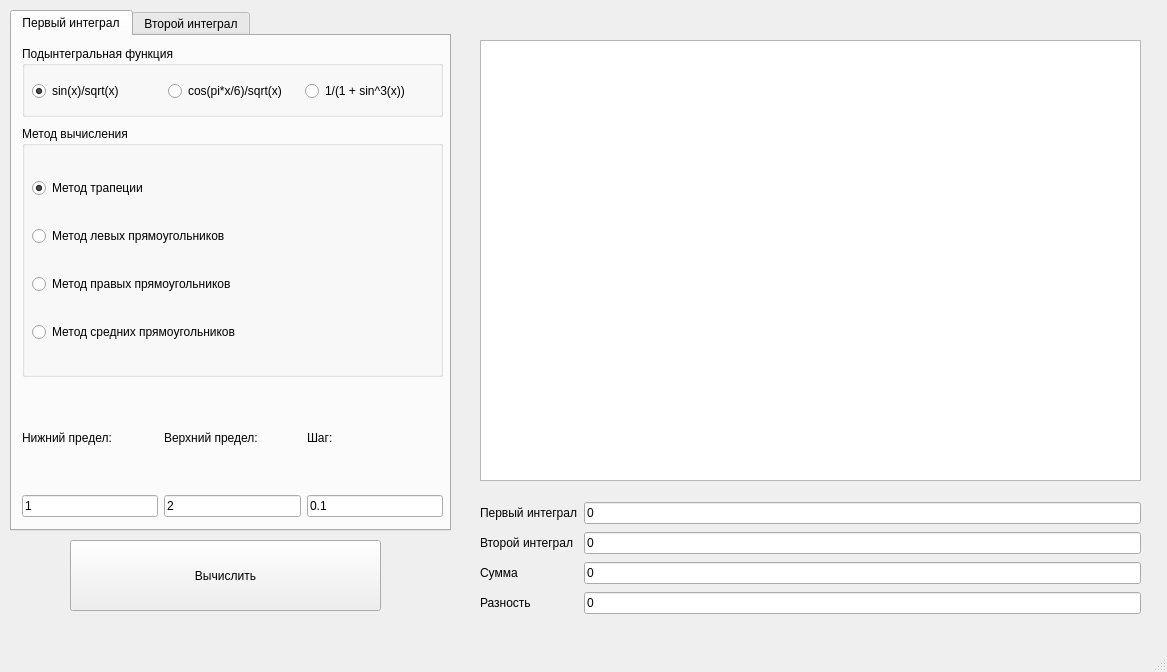
<?xml version="1.0" encoding="UTF-8"?>
<ui version="4.0">
 <class>MainWindow</class>
 <widget class="QMainWindow" name="MainWindow">
  <property name="geometry">
   <rect>
    <x>0</x>
    <y>0</y>
    <width>1167</width>
    <height>672</height>
   </rect>
  </property>
  <property name="windowTitle">
   <string>MainWindow</string>
  </property>
  <widget class="QWidget" name="centralwidget">
   <widget class="QTabWidget" name="tabWidget">
    <property name="geometry">
     <rect>
      <x>10</x>
      <y>10</y>
      <width>441</width>
      <height>521</height>
     </rect>
    </property>
    <property name="currentIndex">
     <number>0</number>
    </property>
    <widget class="QWidget" name="tab">
     <attribute name="title">
      <string>Первый интеграл</string>
     </attribute>
     <widget class="QGroupBox" name="groupBox">
      <property name="geometry">
       <rect>
        <x>10</x>
        <y>10</y>
        <width>421</width>
        <height>71</height>
       </rect>
      </property>
      <property name="title">
       <string>Подынтегральная функция</string>
      </property>
      <widget class="QWidget" name="horizontalLayoutWidget">
       <property name="geometry">
        <rect>
         <x>10</x>
         <y>30</y>
         <width>403</width>
         <height>31</height>
        </rect>
       </property>
       <layout class="QHBoxLayout" name="functions_1">
        <item>
         <widget class="QRadioButton" name="first_function_1">
          <property name="text">
           <string>sin(x)/sqrt(x)</string>
          </property>
          <property name="checked">
           <bool>true</bool>
          </property>
         </widget>
        </item>
        <item>
         <widget class="QRadioButton" name="second_function_1">
          <property name="text">
           <string>cos(pi*x/6)/sqrt(x)</string>
          </property>
         </widget>
        </item>
        <item>
         <widget class="QRadioButton" name="third_function_1">
          <property name="text">
           <string>1/(1 + sin^3(x))</string>
          </property>
         </widget>
        </item>
       </layout>
      </widget>
     </widget>
     <widget class="QGroupBox" name="groupBox_2">
      <property name="geometry">
       <rect>
        <x>10</x>
        <y>90</y>
        <width>421</width>
        <height>251</height>
       </rect>
      </property>
      <property name="title">
       <string>Метод вычисления</string>
      </property>
      <widget class="QWidget" name="verticalLayoutWidget">
       <property name="geometry">
        <rect>
         <x>10</x>
         <y>30</y>
         <width>401</width>
         <height>211</height>
        </rect>
       </property>
       <layout class="QVBoxLayout" name="methods_1">
        <item>
         <widget class="QRadioButton" name="trapeze_1">
          <property name="text">
           <string>Метод трапеции</string>
          </property>
          <property name="checked">
           <bool>true</bool>
          </property>
         </widget>
        </item>
        <item>
         <widget class="QRadioButton" name="left_1">
          <property name="text">
           <string>Метод левых прямоугольников</string>
          </property>
         </widget>
        </item>
        <item>
         <widget class="QRadioButton" name="right_1">
          <property name="text">
           <string>Метод правых прямоугольников</string>
          </property>
         </widget>
        </item>
        <item>
         <widget class="QRadioButton" name="mid_1">
          <property name="text">
           <string>Метод средних прямоугольников</string>
          </property>
         </widget>
        </item>
       </layout>
      </widget>
     </widget>
     <widget class="QWidget" name="gridLayoutWidget">
      <property name="geometry">
       <rect>
        <x>10</x>
        <y>350</y>
        <width>421</width>
        <height>131</height>
       </rect>
      </property>
      <layout class="QGridLayout" name="gridLayout">
       <item row="0" column="1">
        <widget class="QLabel" name="label_2">
         <property name="text">
          <string>Верхний предел:</string>
         </property>
        </widget>
       </item>
       <item row="0" column="0">
        <widget class="QLabel" name="label">
         <property name="text">
          <string>Нижний предел:</string>
         </property>
        </widget>
       </item>
       <item row="0" column="2">
        <widget class="QLabel" name="label_3">
         <property name="text">
          <string>Шаг:</string>
         </property>
        </widget>
       </item>
       <item row="1" column="0">
        <widget class="QLineEdit" name="low_1">
         <property name="text">
          <string>1</string>
         </property>
        </widget>
       </item>
       <item row="1" column="1">
        <widget class="QLineEdit" name="high_1">
         <property name="text">
          <string>2</string>
         </property>
        </widget>
       </item>
       <item row="1" column="2">
        <widget class="QLineEdit" name="step_1">
         <property name="text">
          <string>0.1</string>
         </property>
        </widget>
       </item>
      </layout>
     </widget>
    </widget>
    <widget class="QWidget" name="tab_2">
     <attribute name="title">
      <string>Второй интеграл</string>
     </attribute>
     <widget class="QGroupBox" name="groupBox_3">
      <property name="geometry">
       <rect>
        <x>10</x>
        <y>90</y>
        <width>421</width>
        <height>251</height>
       </rect>
      </property>
      <property name="title">
       <string>Метод вычисления</string>
      </property>
      <widget class="QWidget" name="verticalLayoutWidget_2">
       <property name="geometry">
        <rect>
         <x>10</x>
         <y>30</y>
         <width>401</width>
         <height>211</height>
        </rect>
       </property>
       <layout class="QVBoxLayout" name="methods_2">
        <item>
         <widget class="QRadioButton" name="trapeze_2">
          <property name="text">
           <string>Метод трапеции</string>
          </property>
          <property name="checked">
           <bool>false</bool>
          </property>
         </widget>
        </item>
        <item>
         <widget class="QRadioButton" name="left_2">
          <property name="text">
           <string>Метод левых прямоугольников</string>
          </property>
          <property name="checked">
           <bool>true</bool>
          </property>
         </widget>
        </item>
        <item>
         <widget class="QRadioButton" name="right_2">
          <property name="text">
           <string>Метод правых прямоугольников</string>
          </property>
         </widget>
        </item>
        <item>
         <widget class="QRadioButton" name="mid_2">
          <property name="text">
           <string>Метод средних прямоугольников</string>
          </property>
         </widget>
        </item>
       </layout>
      </widget>
     </widget>
     <widget class="QGroupBox" name="groupBox_4">
      <property name="geometry">
       <rect>
        <x>10</x>
        <y>10</y>
        <width>421</width>
        <height>71</height>
       </rect>
      </property>
      <property name="title">
       <string>Подынтегральная функция</string>
      </property>
      <widget class="QWidget" name="horizontalLayoutWidget_4">
       <property name="geometry">
        <rect>
         <x>10</x>
         <y>30</y>
         <width>403</width>
         <height>31</height>
        </rect>
       </property>
       <layout class="QHBoxLayout" name="functions_2">
        <item>
         <widget class="QRadioButton" name="first_function_2">
          <property name="text">
           <string>sin(x)/sqrt(x)</string>
          </property>
          <property name="checked">
           <bool>false</bool>
          </property>
         </widget>
        </item>
        <item>
         <widget class="QRadioButton" name="second_function_2">
          <property name="text">
           <string>cos(pi*x/6)/sqrt(x)</string>
          </property>
          <property name="checked">
           <bool>true</bool>
          </property>
         </widget>
        </item>
        <item>
         <widget class="QRadioButton" name="third_function_2">
          <property name="text">
           <string>1/(1 + sin^3(x))</string>
          </property>
         </widget>
        </item>
       </layout>
      </widget>
     </widget>
     <widget class="QWidget" name="gridLayoutWidget_2">
      <property name="geometry">
       <rect>
        <x>10</x>
        <y>350</y>
        <width>421</width>
        <height>131</height>
       </rect>
      </property>
      <layout class="QGridLayout" name="gridLayout_2">
       <item row="0" column="1">
        <widget class="QLabel" name="label_4">
         <property name="text">
          <string>Верхний предел:</string>
         </property>
        </widget>
       </item>
       <item row="0" column="0">
        <widget class="QLabel" name="label_5">
         <property name="text">
          <string>Нижний предел:</string>
         </property>
        </widget>
       </item>
       <item row="0" column="2">
        <widget class="QLabel" name="label_6">
         <property name="text">
          <string>Шаг:</string>
         </property>
        </widget>
       </item>
       <item row="1" column="0">
        <widget class="QLineEdit" name="low_2">
         <property name="text">
          <string>1.5</string>
         </property>
        </widget>
       </item>
       <item row="1" column="1">
        <widget class="QLineEdit" name="high_2">
         <property name="text">
          <string>2.5</string>
         </property>
        </widget>
       </item>
       <item row="1" column="2">
        <widget class="QLineEdit" name="step_2">
         <property name="text">
          <string>0.1</string>
         </property>
        </widget>
       </item>
      </layout>
     </widget>
    </widget>
   </widget>
   <widget class="QWidget" name="gridLayoutWidget_3">
    <property name="geometry">
     <rect>
      <x>480</x>
      <y>500</y>
      <width>661</width>
      <height>120</height>
     </rect>
    </property>
    <layout class="QGridLayout" name="gridLayout_3">
     <item row="0" column="1">
      <widget class="QLineEdit" name="lineEdit_7">
       <property name="text">
        <string>0</string>
       </property>
       <property name="readOnly">
        <bool>true</bool>
       </property>
      </widget>
     </item>
     <item row="1" column="1">
      <widget class="QLineEdit" name="lineEdit_8">
       <property name="text">
        <string>0</string>
       </property>
       <property name="readOnly">
        <bool>true</bool>
       </property>
      </widget>
     </item>
     <item row="0" column="0">
      <widget class="QLabel" name="label_7">
       <property name="text">
        <string>Первый интеграл</string>
       </property>
      </widget>
     </item>
     <item row="2" column="0">
      <widget class="QLabel" name="label_9">
       <property name="text">
        <string>Сумма</string>
       </property>
      </widget>
     </item>
     <item row="1" column="0">
      <widget class="QLabel" name="label_8">
       <property name="text">
        <string>Второй интеграл</string>
       </property>
      </widget>
     </item>
     <item row="3" column="0">
      <widget class="QLabel" name="label_10">
       <property name="text">
        <string>Разность</string>
       </property>
      </widget>
     </item>
     <item row="2" column="1">
      <widget class="QLineEdit" name="lineEdit_9">
       <property name="text">
        <string>0</string>
       </property>
       <property name="readOnly">
        <bool>true</bool>
       </property>
      </widget>
     </item>
     <item row="3" column="1">
      <widget class="QLineEdit" name="lineEdit_10">
       <property name="text">
        <string>0</string>
       </property>
       <property name="readOnly">
        <bool>true</bool>
       </property>
      </widget>
     </item>
    </layout>
   </widget>
   <widget class="PlotWidget" name="graphicsView">
    <property name="geometry">
     <rect>
      <x>480</x>
      <y>40</y>
      <width>661</width>
      <height>441</height>
     </rect>
    </property>
   </widget>
   <widget class="QPushButton" name="pushButton_2">
    <property name="geometry">
     <rect>
      <x>70</x>
      <y>540</y>
      <width>311</width>
      <height>71</height>
     </rect>
    </property>
    <property name="text">
     <string>Вычислить</string>
    </property>
   </widget>
  </widget>
  <widget class="QMenuBar" name="menubar">
   <property name="geometry">
    <rect>
     <x>0</x>
     <y>0</y>
     <width>1167</width>
     <height>22</height>
    </rect>
   </property>
  </widget>
  <widget class="QStatusBar" name="statusbar"/>
 </widget>
 <customwidgets>
  <customwidget>
   <class>PlotWidget</class>
   <extends>QGraphicsView</extends>
   <header>pyqtgraph</header>
  </customwidget>
 </customwidgets>
 <resources/>
 <connections/>
</ui>
